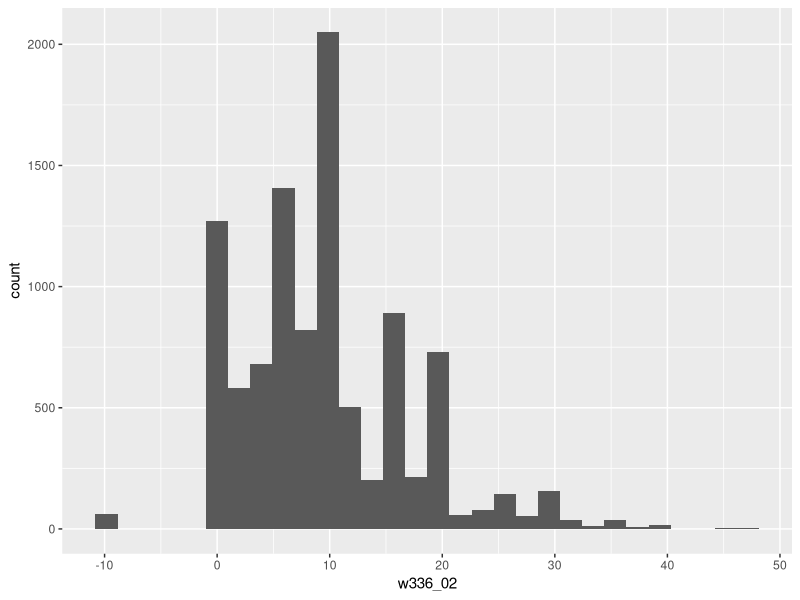
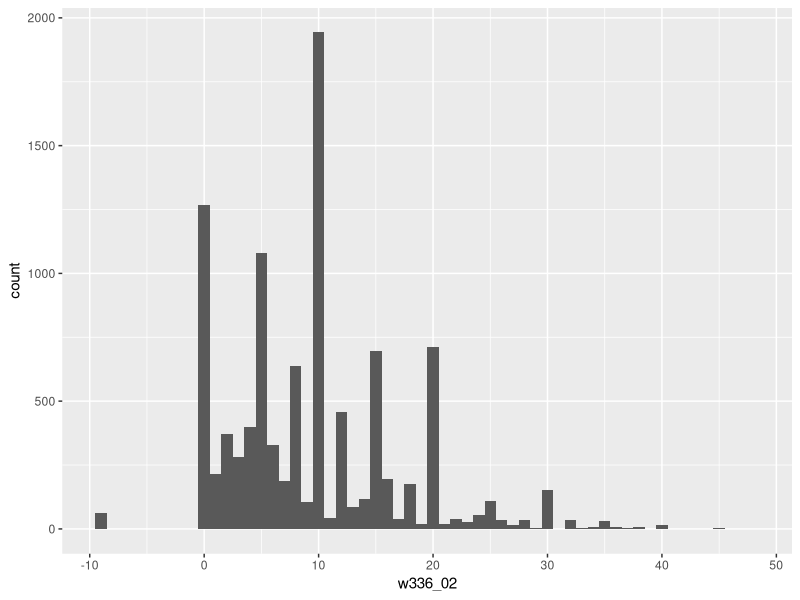
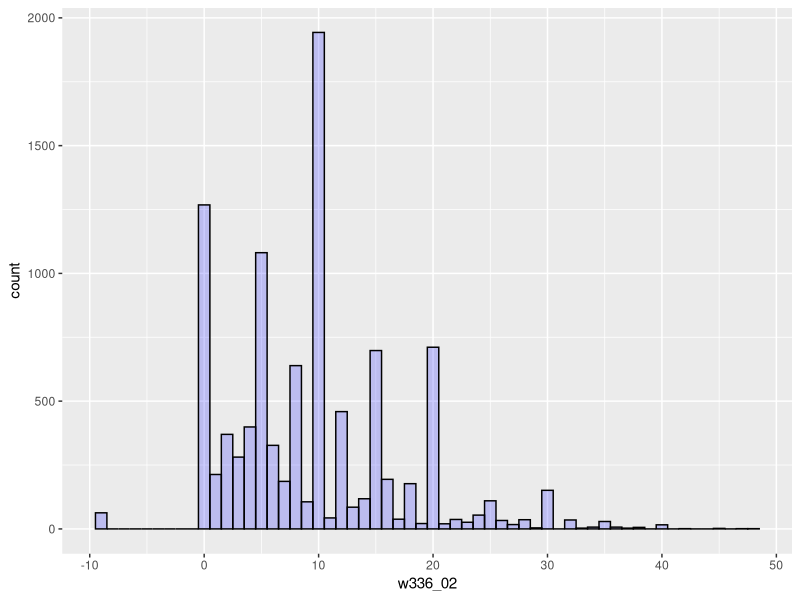
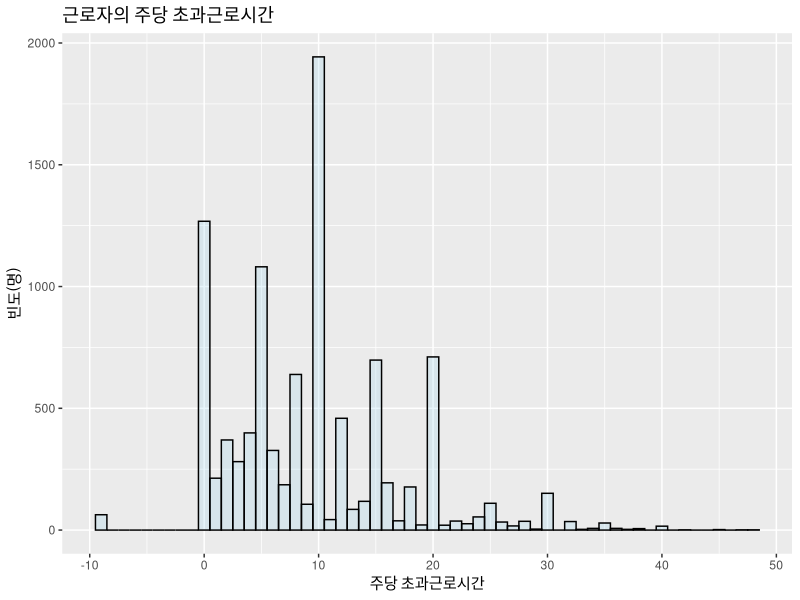
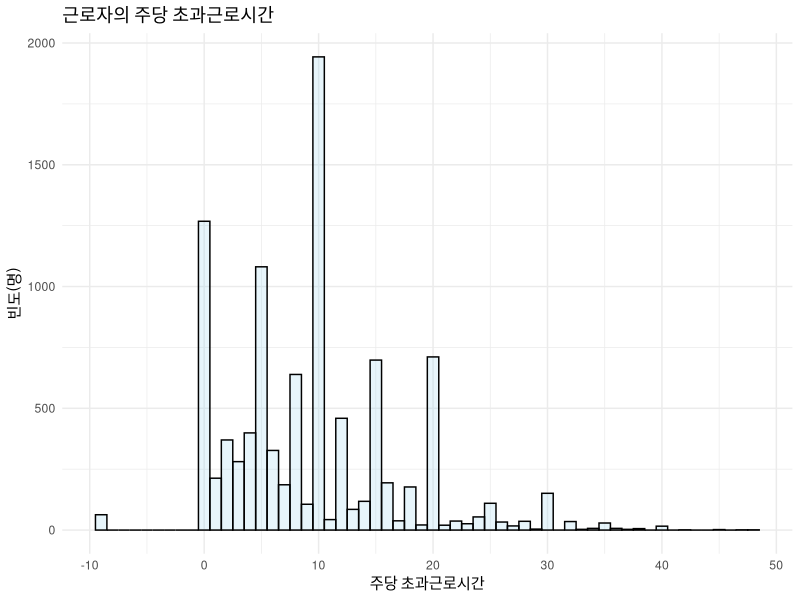
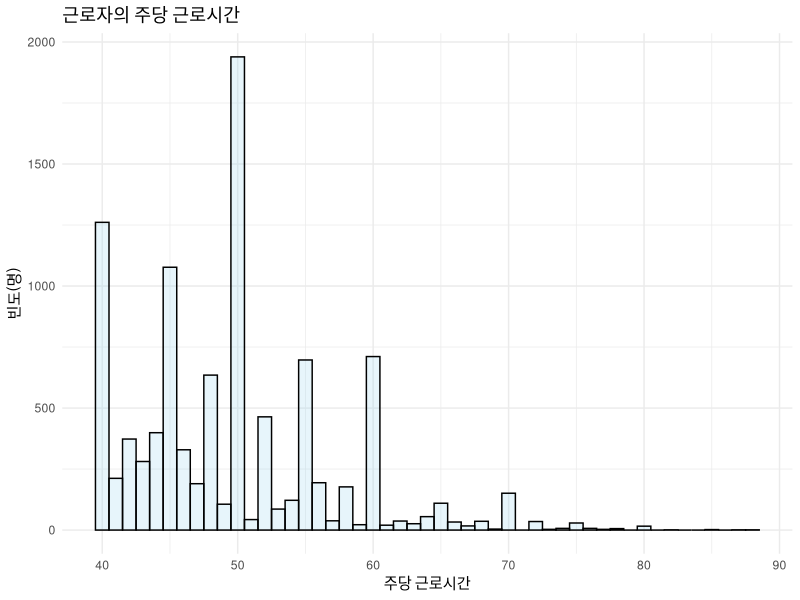
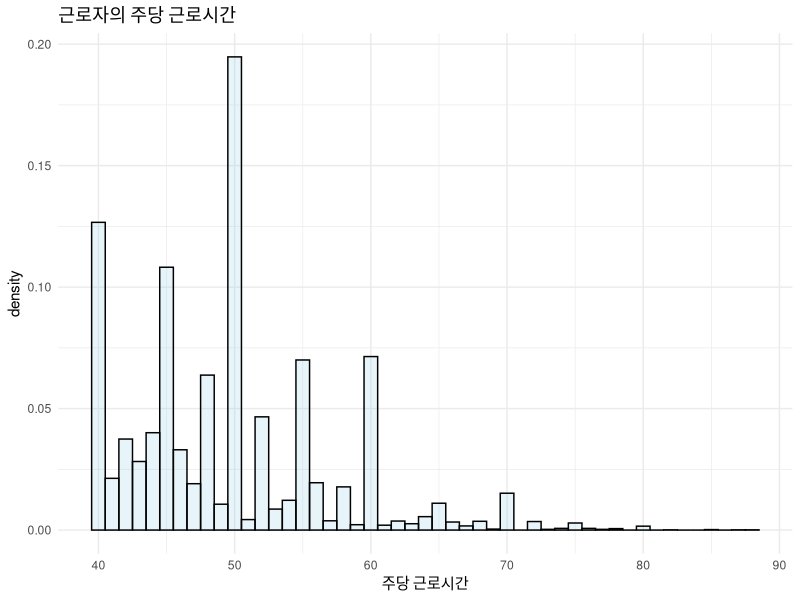
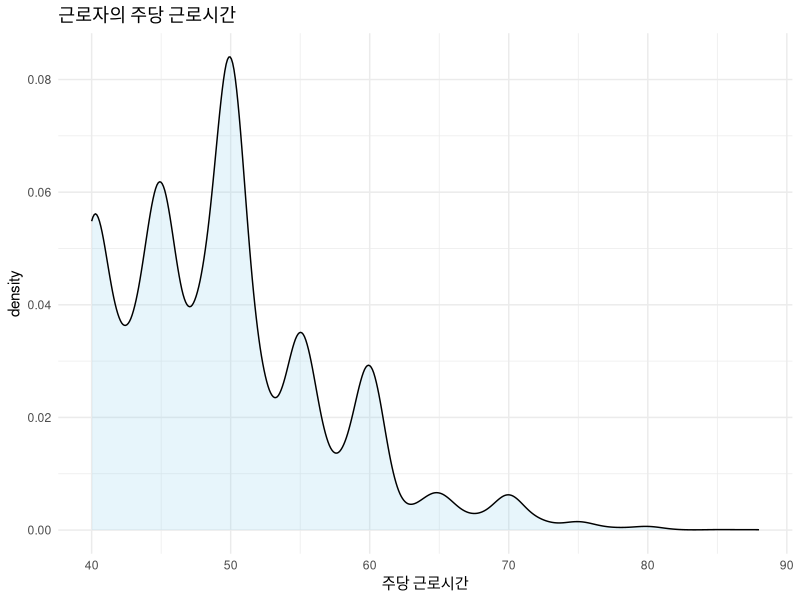

Recreate these plots in R, in order.
## ---- chunk 1
library(tidyverse)
## ---- chunk 2

worker_3 <-read.delim("HCCP_Work_3rd.txt", header = T, fileEncoding="utf8")

worker_3 %>% 
  rename_all(tolower)->worker_3

worker_3 %>% 
  select(w3_id1, w3_id3, w3_id4, w3_ind1, w3_team, w3_posit, w301_01, w301_02, w303_02, w3_sex, w3_birthy, w3_marr, w3_edu, w306_01, w306_02, w306_03, w306_04, w306_05, w306_06, w306_07, w306_08, w311_01, w311_02, w311_05, w311_06, w312, w329_01, w329_02, w329_03, w329_04, w333, w335, w336_01, w336_02, w337_01, w337_02) -> worker_3_se
## ---- chunk 3
ggplot(worker_3_se)+
  geom_histogram(aes(x=w336_02))
## ---- chunk 4
ggplot(worker_3_se)+
  geom_histogram(aes(x=w336_02), binwidth=1)
## ---- chunk 5
ggplot(worker_3_se)+
  geom_histogram(aes(x=w336_02), binwidth=1, color="black", fill="blue", alpha=0.2)
## ---- chunk 6
ggplot(worker_3_se)+
  geom_histogram(aes(x=w336_02), binwidth=1, color="black", fill="skyblue", alpha=0.2)+
  labs(title="근로자의 주당 초과근로시간", x="주당 초과근로시간", y="빈도(명)")
## ---- chunk 7
ggplot(worker_3_se)+
  geom_histogram(aes(x=w336_02), binwidth=1, color="black", fill="skyblue", alpha=0.2)+
  labs(title="근로자의 주당 초과근로시간", x="주당 초과근로시간", y="빈도(명)")+
  theme_minimal()->plot4
plot4
## ---- chunk 8
worker_3_se %>% 
  filter(w336_02>=0) %>% 
  ggplot()+
  geom_histogram(aes(x=w336_02, y=..density..), binwidth=1, color="black", fill="skyblue", alpha=0.2)+
  labs(title="근로자의 주당 초과근로시간", x="주당 초과근로시간", y="빈도(명)")+
  theme_minimal()->plot5
## ---- chunk 9
worker_3_se %>% 
  filter(w336_02>=0 & w336_01>=0) %>% 
  mutate(whour=w336_01+w336_02) %>% 
  ggplot()+geom_histogram(aes(x=whour), binwidth=1, color="black", fill="skyblue", alpha=0.2)+
  labs(title="근로자의 주당 근로시간", x="주당 근로시간", y="빈도(명)")+
  theme_minimal()
## ---- chunk 10
worker_3_se %>% 
  filter(w336_02>=0 & w336_01>=0) %>% 
  mutate(whour=w336_01+w336_02) %>% 
  ggplot()+geom_histogram(aes(x=whour, y=..density..), binwidth=1, color="black", fill="skyblue", alpha=0.2)+
  labs(title="근로자의 주당 근로시간", x="주당 근로시간", y="density")+
  theme_minimal()
## ---- chunk 11
worker_3_se %>% 
  filter(w336_02>=0 & w336_01>=0) %>% 
  mutate(whour=w336_01+w336_02) %>% 
  ggplot()+geom_density(aes(x=whour), color="black", fill="skyblue", alpha=0.2)+
  labs(title="근로자의 주당 근로시간 ", x="주당 근로시간", y="density")+
  theme_minimal()
## ---- chunk 12
worker_3_se %>% 
  filter(w336_02>=0 & w336_01>=0) %>% 
  mutate(whour=w336_01+w336_02) %>% 
  ggplot()+geom_density(aes(x=whour), color="black", fill="skyblue", alpha=0.2)+geom_vline(aes(xintercept=mean(whour)), color="blue", linetype="dashed", size=1)+
  labs(title="근로자의 주당 근로시간 ", x="주당 근로시간", y="density")+
  theme_minimal()
## ---- chunk 13
worker_3_se %>% 
  filter(w336_02>=0 & w336_01>=0) %>% 
  mutate(whour=w336_01+w336_02) %>% 
  ggplot()+geom_density(aes(x=whour), linetype="dashed", fill="blue", alpha=0.1)+geom_histogram(aes(x=whour, y=..density..), binwidth=1, color="black", fill="skyblue", alpha=0.2)+
  labs(title="근로자의 주당 근로시간 비중", x="주당 근로시간", y="density")+
  theme_minimal()
## ---- chunk 14
str(worker_3_se$w3_sex)
worker_3_se %>% 
  count(w3_sex)
## ---- chunk 15
worker_3_se %>% 
  filter(w336_02>=0 & w336_01>=0) %>% 
  mutate(whour=w336_01+w336_02) %>% 
  filter(w3_sex>0) %>%
  mutate(gender=as_factor(w3_sex)) %>% 
  mutate(gender=fct_recode(gender, male="1", female="2"))-> worker_3_fa
str(worker_3_fa$gender)
## ---- chunk 16
worker_3_fa %>% 
  ggplot()+geom_histogram(aes(x=whour, fill=gender), position="dodge")
## ---- chunk 17
worker_3_fa %>% 
  ggplot()+geom_histogram(aes(x=whour, y=..density.., fill=gender), position="dodge", binwidth=1)
## ---- chunk 18
worker_3_fa %>% 
  ggplot()+geom_histogram(aes(x=whour, y=..density..), binwidth=1)+
  facet_wrap(~gender)
